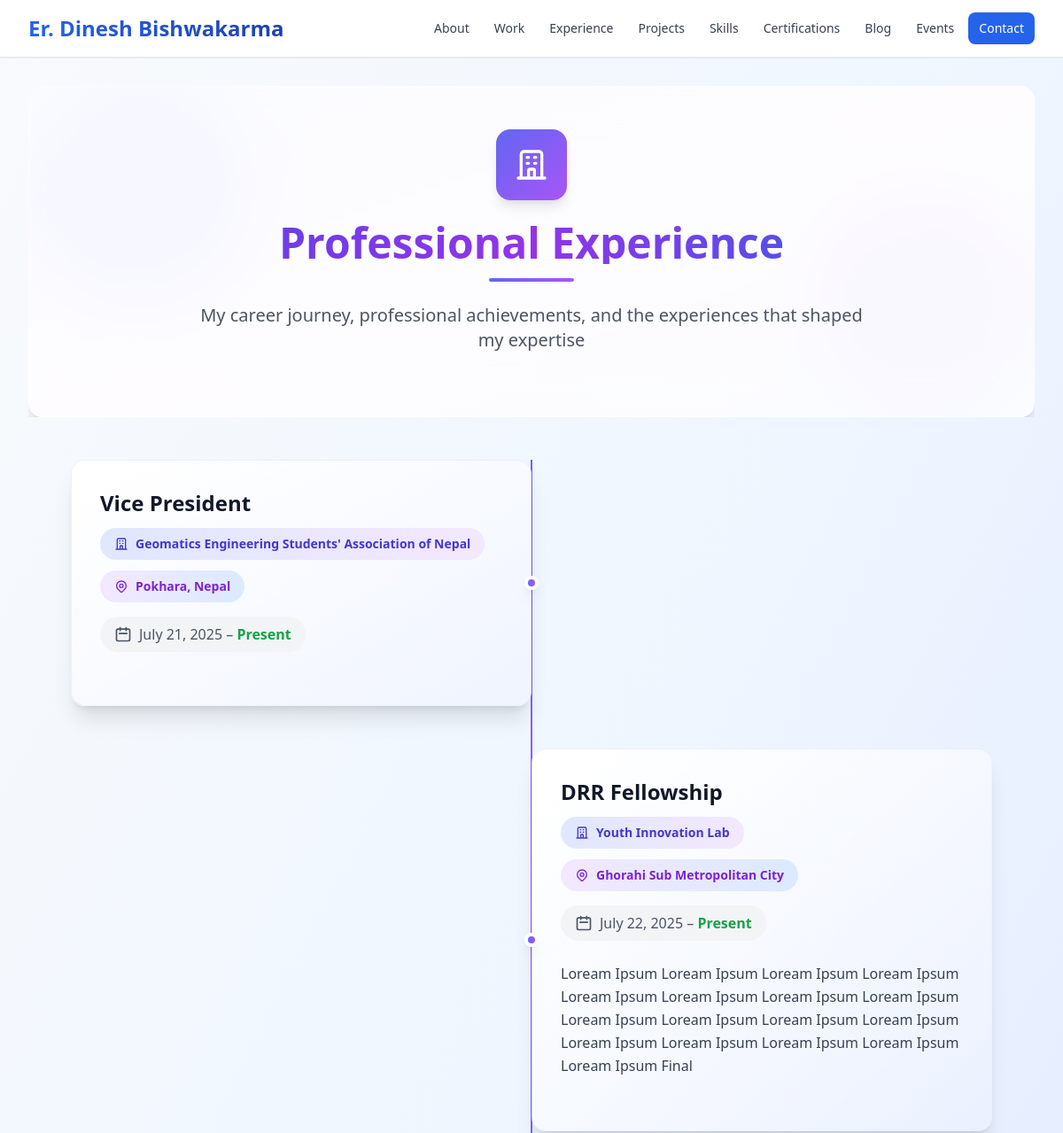
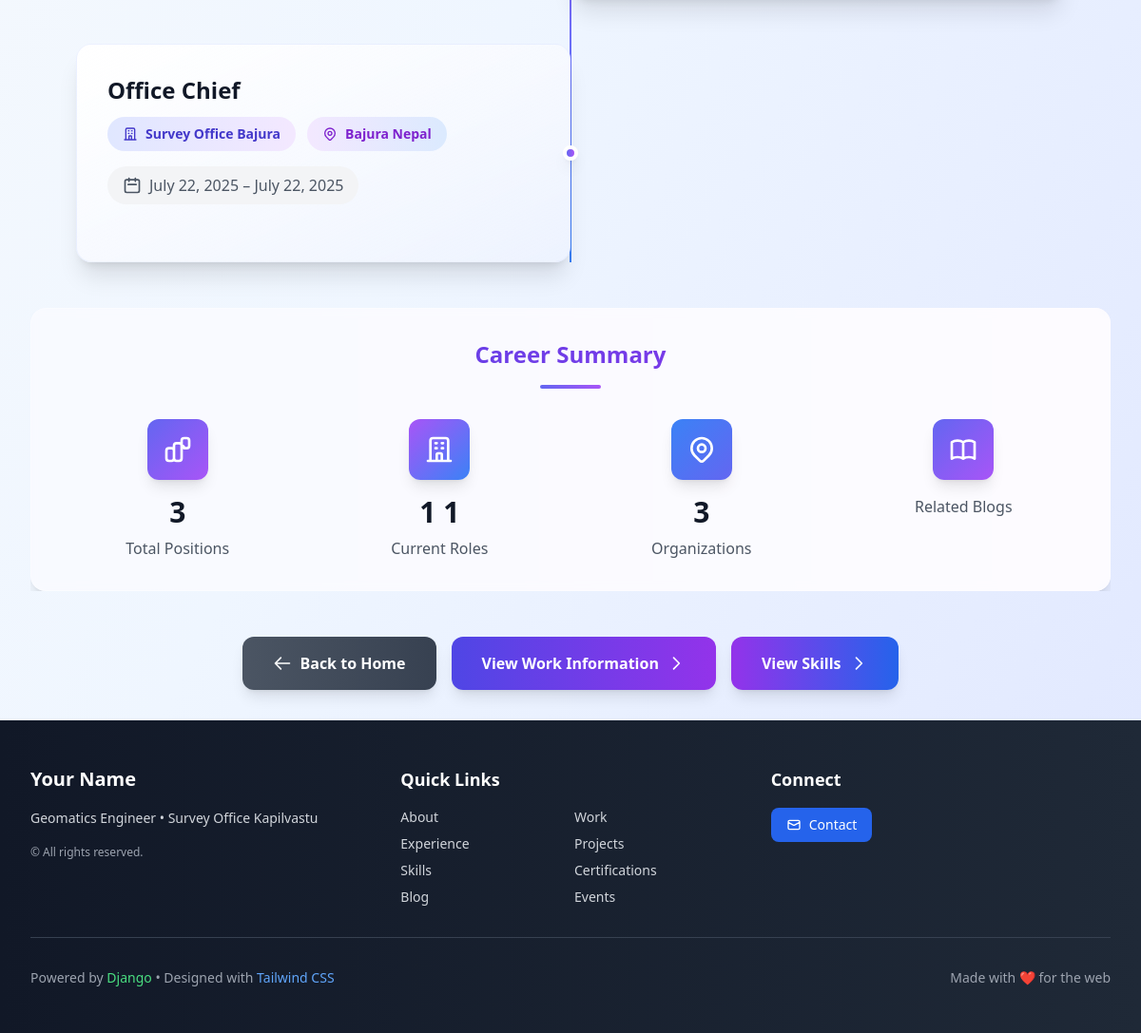
The app's page /experience/ with its own data (2 pictures, top to bottom).
### portfolio/models.py (models this page shows, shortened)
class Experience(models.Model):
    position = models.CharField(max_length=150)
    organization = models.CharField(max_length=150)
    start_date = models.DateField()
    end_date = models.DateField(null=True, blank=True)
    location = models.CharField(max_length=100, blank=True)
    description = models.TextField(blank=True)
    image = models.ImageField(upload_to='experiences/', null=True, blank=True)
    related_blog = models.ForeignKey('Blog', null=True, blank=True, on_delete=models.SET_NULL, related_name='experience_blogs')

### portfolio/views.py (the view)
# urls.py: path('experience/', views.ExperienceListView.as_view(), name='experience-list'),
class ExperienceListView(ListView):
    model = Experience
    template_name = "portfolio/experience_list.html"

### portfolio/templates/portfolio/experience_list.html (shortened to what this page needs)
{% extends "base_generic.html" %}
{% block content %}
<div class="space-y-12">
  <section class="relative overflow-hidden">
    <div class="absolute inset-0 bg-gradient-to-br from-indigo-50 via-purple-50 to-blue-50 rounded-2xl"></div>
    <div class="absolute top-0 left-0 w-64 h-64 bg-indigo-300 rounded-full mix-blend-multiply filter blur-xl opacity-20 animate-pulse"></div>
    <div class="absolute bottom-0 right-0 w-64 h-64 bg-purple-300 rounded-full mix-blend-multiply filter blur-xl opacity-20 animate-pulse animation-delay-2000"></div>
    <div class="relative bg-white/70 backdrop-blur-xl rounded-2xl shadow-xl border border-white/30 p-8 md:p-12 text-center">
      <div class="mb-6">
        <div class="w-20 h-20 bg-gradient-to-br from-indigo-500 to-purple-500 rounded-2xl flex items-center justify-center mx-auto mb-6 shadow-lg">
          <svg class="w-10 h-10 text-white" fill="none" stroke="currentColor" viewBox="0 0 24 24">
            <path stroke-linecap="round" stroke-linejoin="round" stroke-width="2" d="M19 21V5a2 2 0 00-2-2H7a2 2 0 00-2 2v16m14 0h2m-2 0h-5m-9 0H3m2 0h5M9 7h1m-1 4h1m4-4h1m-1 4h1m-5 10v-5a1 1 0 011-1h2a1 1 0 011 1v5m-4 0h4"></path>
          </svg>
        </div>
        <h1 class="text-4xl md:text-5xl font-bold bg-gradient-to-r from-indigo-600 via-purple-600 to-blue-600 bg-clip-text text-transparent mb-4">
        </h1>
        <div class="w-24 h-1 bg-gradient-to-r from-indigo-500 to-purple-500 mx-auto rounded-full mb-6"></div>
        <p class="text-xl text-gray-600 max-w-3xl mx-auto">
          My career journey, professional achievements, and the experiences that shaped my expertise
        </p>
      </div>
    </div>
  </section>
  <section>
    <div class="relative">
      <div class="absolute left-8 md:left-1/2 transform md:-translate-x-px top-0 bottom-0 w-0.5 bg-gradient-to-b from-indigo-500 via-purple-500 to-blue-500"></div>
      <div class="space-y-12">
        {% for exp in object_list %}
        <div class="relative flex flex-col md:flex-row md:items-center {% cycle 'md:flex-row' 'md:flex-row-reverse' %}">
          <div class="absolute left-6 md:left-1/2 transform md:-translate-x-1/2 w-4 h-4 bg-gradient-to-r from-indigo-500 to-purple-500 rounded-full border-4 border-white shadow-lg z-10"></div>
          <div class="ml-16 md:ml-0 md:w-1/2 {% if forloop.counter|divisibleby:2 %}md:pr-12{% else %}md:pl-12{% endif %}">
            <div class="group relative bg-gradient-to-br from-white to-indigo-50/50 rounded-2xl shadow-xl hover:shadow-2xl transition-all duration-500 border border-indigo-100/50 overflow-hidden transform hover:-translate-y-2">
              <div class="relative p-8">
                <div class="flex flex-col sm:flex-row gap-6 items-start">
                  <div class="flex-1 min-w-0">
                    <h3 class="text-2xl font-bold text-gray-900 mb-3 group-hover:text-indigo-600 transition-colors duration-300">
                      {{ exp.position }}
                    </h3>
                    <div class="flex flex-wrap gap-3 mb-4">
                      <div class="inline-flex items-center px-4 py-2 bg-gradient-to-r from-indigo-100 to-purple-100 text-indigo-700 rounded-full text-sm font-semibold">
                        <svg class="w-4 h-4 mr-2" fill="none" stroke="currentColor" viewBox="0 0 24 24">
                          <path stroke-linecap="round" stroke-linejoin="round" stroke-width="2" d="M19 21V5a2 2 0 00-2-2H7a2 2 0 00-2 2v16m14 0h2m-2 0h-5m-9 0H3m2 0h5M9 7h1m-1 4h1m4-4h1m-1 4h1m-5 10v-5a1 1 0 011-1h2a1 1 0 011 1v5m-4 0h4"></path>
                        </svg>
                        {{ exp.organization }}
                      </div>
                      {% if exp.location %}
                      <div class="inline-flex items-center px-4 py-2 bg-gradient-to-r from-purple-100 to-blue-100 text-purple-700 rounded-full text-sm font-semibold">
                        {{ exp.location }}
                      </div>
                      {% endif %}
                    </div>
                    <div class="flex items-center mb-6">
                      <div class="flex items-center px-4 py-2 bg-gray-100 rounded-full text-gray-600">
                        <svg class="w-5 h-5 mr-2" fill="none" stroke="currentColor" viewBox="0 0 24 24">
                          <path stroke-linecap="round" stroke-linejoin="round" stroke-width="2" d="M8 7V3m8 4V3m-9 8h10M5 21h14a2 2 0 002-2V7a2 2 0 00-2-2H5a2 2 0 00-2 2v12a2 2 0 002 2z"></path>
                        </svg>
                        <span class="font-medium">
                          {{ exp.start_date }} –
                          {% if exp.end_date %}
                            {{ exp.end_date }}
                          {% else %}
                            <span class="text-green-600 font-semibold">Present</span>
                          {% endif %}
                        </span>
                      </div>
                    </div>
                    <div class="mb-6">
                      <div class="prose prose-gray max-w-none">
                        <p class="text-gray-700 leading-relaxed">{{ exp.description }}</p>
                      </div>
                    </div>
                  </div>
                </div>
              </div>
            </div>
          </div>
        </div>
        {% endfor %}
      </div>
    </div>
  </section>
  {% if object_list %}
  <section class="relative overflow-hidden">
    <div class="absolute inset-0 bg-gradient-to-r from-indigo-50 to-purple-50 rounded-2xl"></div>
    <div class="relative bg-white/60 backdrop-blur-sm rounded-2xl shadow-lg border border-white/30 p-8">
      <div class="text-center mb-8">
        <h2 class="text-2xl font-bold bg-gradient-to-r from-indigo-600 to-purple-600 bg-clip-text text-transparent mb-4">
        </h2>
        <div class="w-16 h-1 bg-gradient-to-r from-indigo-500 to-purple-500 mx-auto rounded-full"></div>
      </div>
      <div class="grid grid-cols-1 md:grid-cols-4 gap-8 text-center">
        <div class="group">
          <div class="w-16 h-16 bg-gradient-to-br from-indigo-500 to-purple-500 rounded-xl flex items-center justify-center mx-auto mb-4 group-hover:scale-110 transition-transform duration-300 shadow-lg">
          </div>
          <div class="text-3xl font-bold text-gray-900 mb-2">{{ object_list|length }}</div>
          <div class="text-gray-600 font-medium">Total Positions</div>
        </div>
        <div class="group">
          <div class="w-16 h-16 bg-gradient-to-br from-purple-500 to-blue-500 rounded-xl flex items-center justify-center mx-auto mb-4 group-hover:scale-110 transition-transform duration-300 shadow-lg">
            <svg class="w-8 h-8 text-white" fill="none" stroke="currentColor" viewBox="0 0 24 24">
              <path stroke-linecap="round" stroke-linejoin="round" stroke-width="2" d="M19 21V5a2 2 0 00-2-2H7a2 2 0 00-2 2v16m14 0h2m-2 0h-5m-9 0H3m2 0h5M9 7h1m-1 4h1m4-4h1m-1 4h1m-5 10v-5a1 1 0 011-1h2a1 1 0 011 1v5m-4 0h4"></path>
            </svg>
          </div>
          <div class="text-3xl font-bold text-gray-900 mb-2">
            {% with current_count=0 %}
              {% for exp in object_list %}
                {% if not exp.end_date %}{{ current_count|add:1 }}{% endif %}
              {% endfor %}
            {% endwith %}
          </div>
          <div class="text-gray-600 font-medium">Current Roles</div>
        </div>
        <div class="group">
          <div class="w-16 h-16 bg-gradient-to-br from-blue-500 to-indigo-500 rounded-xl flex items-center justify-center mx-auto mb-4 group-hover:scale-110 transition-transform duration-300 shadow-lg">
          </div>
          <div class="text-3xl font-bold text-gray-900 mb-2">
            {% regroup object_list by organization as org_list %}
            {{ org_list|length }}
          </div>
          <div class="text-gray-600 font-medium">Organizations</div>
        </div>
        <div class="group">
          <div class="w-16 h-16 bg-gradient-to-br from-indigo-500 to-purple-500 rounded-xl flex items-center justify-center mx-auto mb-4 group-hover:scale-110 transition-transform duration-300 shadow-lg">
          </div>
          <div class="text-gray-600 font-medium">Related Blogs</div>
        </div>
      </div>
    </div>
  </section>
  {% endif %}
  <section class="text-center">
    <div class="inline-flex flex-wrap gap-4 justify-center">
      <a href="{% url 'portfolio:home' %}"
         class="group inline-flex items-center px-8 py-4 bg-gradient-to-r from-gray-600 to-gray-700 hover:from-gray-700 hover:to-gray-800 text-white rounded-xl font-semibold transition-all duration-300 transform hover:scale-105 shadow-lg hover:shadow-xl">
        <svg class="w-5 h-5 mr-2 transform group-hover:-translate-x-1 transition-transform duration-200" fill="none" stroke="currentColor" viewBox="0 0 24 24">
          <path stroke-linecap="round" stroke-linejoin="round" stroke-width="2" d="M10 19l-7-7m0 0l7-7m-7 7h18"></path>
        </svg>
        Back to Home
      </a>
      <a href="{% url 'portfolio:workinformation-list' %}"
         class="group inline-flex items-center px-8 py-4 bg-gradient-to-r from-indigo-600 to-purple-600 hover:from-indigo-700 hover:to-purple-700 text-white rounded-xl font-semibold transition-all duration-300 transform hover:scale-105 shadow-lg hover:shadow-xl">
        View Work Information
        <svg class="w-5 h-5 ml-2 transform group-hover:translate-x-1 transition-transform duration-200" fill="none" stroke="currentColor" viewBox="0 0 24 24">
          <path stroke-linecap="round" stroke-linejoin="round" stroke-width="2" d="M9 5l7 7-7 7"></path>
        </svg>
      </a>
      <a href="{% url 'portfolio:skill-list' %}"
         class="group inline-flex items-center px-8 py-4 bg-gradient-to-r from-purple-600 to-blue-600 hover:from-purple-700 hover:to-blue-700 text-white rounded-xl font-semibold transition-all duration-300 transform hover:scale-105 shadow-lg hover:shadow-xl">
        View Skills
        <svg class="w-5 h-5 ml-2 transform group-hover:translate-x-1 transition-transform duration-200" fill="none" stroke="currentColor" viewBox="0 0 24 24">
          <path stroke-linecap="round" stroke-linejoin="round" stroke-width="2" d="M9 5l7 7-7 7"></path>
        </svg>
      </a>
    </div>
  </section>
</div>
{% endblock %}

### portfolio/templates/portfolio/experience_list.html (style rules this page uses)
.animation-delay-2000 { animation-delay: 2s; }
.prose p { margin-bottom: 1rem; }

### records on screen
Experience: position "Vice President", organization "Geomatics Engineering Students' Association of Nepal", location "Pokhara, Nepal", start_date "July 21, 2025", shows "Present", id "1"
Experience: position "DRR Fellowship", organization "Youth Innovation Lab", location "Ghorahi Sub Metropolitan City", start_date "July 22, 2025", shows "Present", description "Loream Ipsum Loream Ipsum Loream Ipsum Loream Ipsum Loream Ipsum Loream Ipsum Loream Ipsum Loream Ipsum Loream Ipsum Loream Ipsum Loream Ipsum Loream Ipsum Loream Ipsum Loream Ipsum Loream Ipsum Loream Ipsum Loream Ipsum Final", current_count "1"
Experience: position "Office Chief", organization "Survey Office Bajura", location "Bajura Nepal", start_date "July 22, 2025", end_date "July 22, 2025"

### other values on screen
{{ object_list|length }} "3"
{{ org_list|length }} "3"
{{ myinfo.full_name|default:"Your Name" }} "Your Name"
